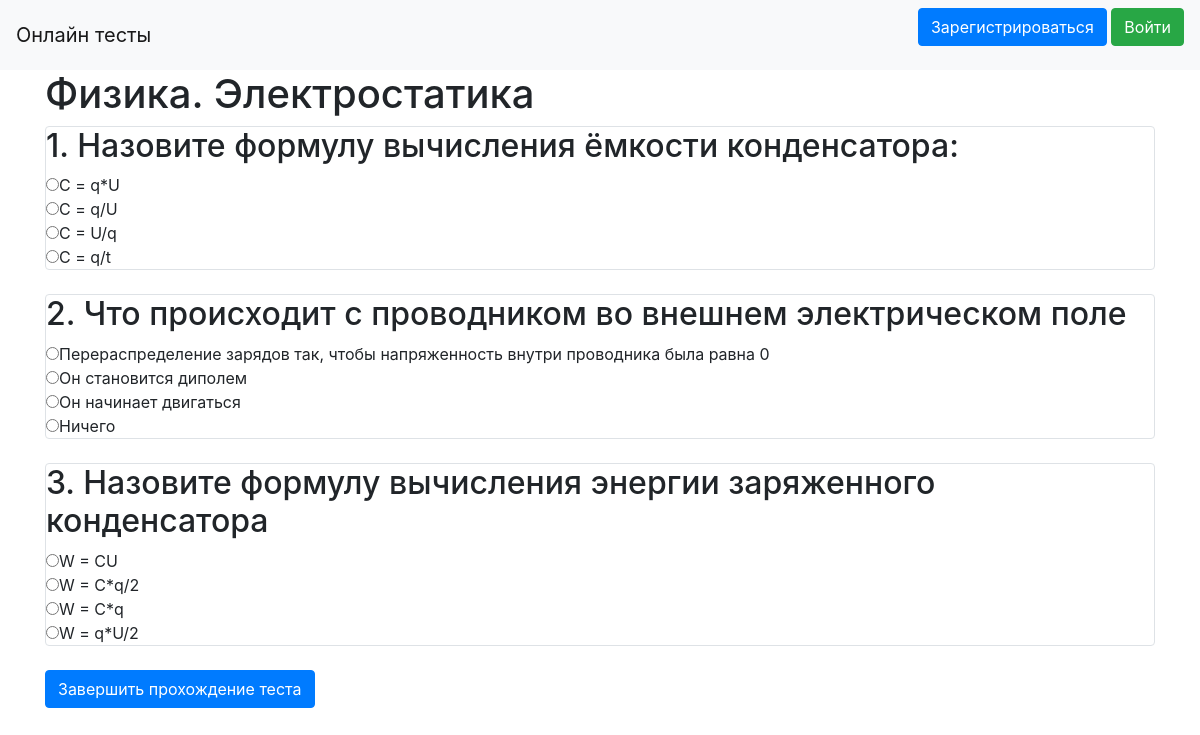
/pass_test/11, run on the app's committed database.
### tables this page shows
CREATE TABLE tests (id INTEGER UNIQUE PRIMARY KEY AUTOINCREMENT NOT NULL, title STRING NOT NULL, user_id INTEGER NOT NULL REFERENCES users (id));

CREATE TABLE questions (id INTEGER PRIMARY KEY AUTOINCREMENT NOT NULL UNIQUE, title STRING NOT NULL, answer_a STRING NOT NULL, answer_b STRING, answer_c STRING, answer_d STRING, correct_answer INTEGER NOT NULL, test_id INTEGER REFERENCES tests (id) NOT NULL);

### main.py (the view, shortened to what this page needs)
@app.route('/pass_test/<int:test_id>', methods=['GET', 'POST'])
def pass_test(test_id):
    test_info = db_functions.select_test(test_id)
    test = Test(test_info[TEST_TITLE], test_info[USER_ID])
    questions = get_questions_in_test(test_id)
    return render_template('pass_test.html', title='Прохождение теста',
                           test=test, current_user=current_user, questions=questions)

### data/db_functions.py (called while the page is built)
def select_user(id):
    query = f"""SELECT * FROM {USERS} WHERE {ID} = {id}"""
    result = cur.execute(query).fetchone()
    user_info = {ID: result[0], NAME: result[1], EMAIL: result[2],
                 PASSWORD: result[3], ABOUT: result[4], CREATED_DATE: result[5]}
    return user_info

def get_test_id(title, user_id):
    query = f"""SELECT {ID} FROM {TESTS}
                WHERE {TEST_TITLE} = '{title}' AND {USER_ID} = '{user_id}'"""
    test_id = cur.execute(query).fetchall()
    if test_id:
        return test_id[0][0]
    return None

def select_test(id):
    query = f"""SELECT * FROM {TESTS} WHERE {ID} = {id}"""
    result = cur.execute(query).fetchone()
    test_info = {ID: result[0], TEST_TITLE: result[1], USER_ID: result[2]}
    return test_info

def get_question_id(title, a, b, c, d, correct, test_id):
    query = f"""SELECT {ID} FROM {QUESTIONS}
                WHERE {QUESTION_TITLE} = '{title}' AND {ANSWER_A} = '{a}' AND
                      {ANSWER_B} = '{b}' AND {ANSWER_C} = '{c}' AND {ANSWER_D} = '{d}' AND
                      {CORRECT_ANSWER} = '{correct}' AND {TEST_ID} = '{test_id}'"""
    question_id = cur.execute(query).fetchall()
    if question_id:
        return question_id[0][0]
    return None

def select_questions_in_test(test_id):
    query = f"""SELECT * FROM {QUESTIONS} WHERE {TEST_ID} = {test_id}"""
    questions = cur.execute(query).fetchall()
    result = []
    for question in questions:
        result.append({ID: question[0], QUESTION_TITLE: question[1], ANSWER_A: question[2],
                       ANSWER_B: question[3], ANSWER_C: question[4], ANSWER_D: question[5],
                       CORRECT_ANSWER: question[6], TEST_ID: question[7]})
    return result

### data/question.py (called while the page is built)
    def get_id(self):
        return db_functions.get_question_id(self.title, self.answer_a, self.answer_b,
                                            self.answer_c, self.answer_d, self.correct_answer,
                                            self.test_id)

### data/test.py (called while the page is built)
    def get_id(self):
        return db_functions.get_test_id(self.title, self.user_id)

    def get_user_name(self):
        return db_functions.select_user(self.user_id)[NAME]

### templates/pass_test.html
{% extends "base.html" %}
{% block content %}
<h1>{{ test.title }}</h1>
<form action="" method="post">
    {% for i in range(questions|length) %}
        {% set question = questions[i] %}
        <div class="col-md6 border rounded">
            <h2>{{ i+1 }}. {{ question.title }}</h2>
            <input type="radio" name="{{ i }}" value="1">{{ question.answer_a }}<br>
            <input type="radio" name="{{ i }}" value="2">{{ question.answer_b }}<br>
            <input type="radio" name="{{ i }}" value="3">{{ question.answer_c }}<br>
            <input type="radio" name="{{ i }}" value="4">{{ question.answer_d }}
        </div><br>
    {% endfor %}
    <p>
        <input type="submit" name="submit" value="Завершить прохождение теста" class="btn btn-primary">
    </p>
</form>
{% endblock %}

### data on the page
tests: title "Физика. Электростатика"
questions: title "Назовите формулу вычисления ёмкости конденсатора:", answer_a "C = q*U", answer_b "C = q/U", answer_c "C = U/q", answer_d "C = q/t"
questions: title "Что происходит с проводником во внешнем электрическом поле", answer_a "Перераспределение зарядов так, чтобы напряженность внутри проводника была равна 0", answer_b "Он становится диполем", answer_c "Он начинает двигаться", answer_d "Ничего"
questions: title "Назовите формулу вычисления энергии заряженного конденсатора", answer_a "W = CU", answer_b "W = C*q/2", answer_c "W = C*q", answer_d "W = q*U/2"

### other printed values
{{ i+1 }} "1" "2" "3"
